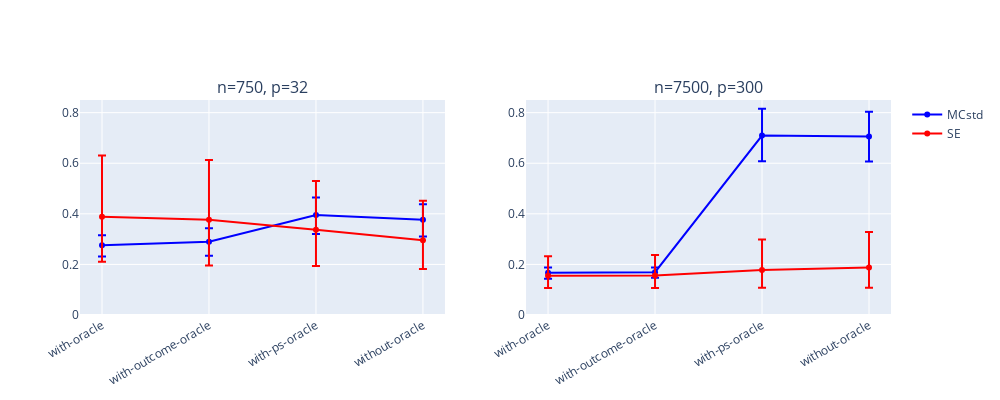

The code cell stored with this chart in its notebook:
### Code cell
from plotly.subplots import make_subplots
import plotly.graph_objects as go

fig = make_subplots(
    rows=1, cols=2,
    subplot_titles=('n=750, p=32', 'n=7500, p=300'
                   ),
    shared_xaxes=True,
    vertical_spacing=0.06
)



temp1 = all_ests_CI3.copy()#[(all_ests_CI3['n']==7500)]
temp1['MR'] = temp1['MR'].str.replace('mr_|_dNN_jNN', '', case=False, regex=True)
temp1['MR'] = temp1['MR'].str.replace('_', '-', case=False, regex=True)


fig.add_trace(
    go.Scatter(
                x=temp1[(temp1['n']==750)&(temp1['measure']=='MCstd')]['MR'],
                y=temp1[(temp1['n']==750)&(temp1['measure']=='MCstd')]["mr"],
                line_color='blue', showlegend=False,
            error_y=dict(type='data', visible=True, 
                         symmetric=False,
                         array=temp1[(temp1['n']==750)&(temp1['measure']=='MCstd')]['mr_upper_marginal'],
                         arrayminus=temp1[(temp1['n']==750)&(temp1['measure']=='MCstd')]['mr_lower_marginal']
                    )
            ),
    row=1, col=1)

fig.add_trace(
    go.Scatter(
                x=temp1[(temp1['n']==750)&(temp1['measure']=='se')]['MR'],
                y=temp1[(temp1['n']==750)&(temp1['measure']=='se')]["mr"],
                line_color='red', showlegend=False, 
            error_y=dict(type='data', visible=True, 
                         symmetric=False,
                         array=temp1[(temp1['n']==750)&(temp1['measure']=='se')]['mr_upper_marginal'],
                         arrayminus=temp1[(temp1['n']==750)&(temp1['measure']=='se')]['mr_lower_marginal']
                    )
            ),
    row=1, col=1)


fig.add_trace(
    go.Scatter(
                x=temp1[(temp1['n']==7500)&(temp1['measure']=='MCstd')]['MR'],
                y=temp1[(temp1['n']==7500)&(temp1['measure']=='MCstd')]["mr"],
                line_color='blue', showlegend=True, name='MCstd',
                error_y=dict(type='data', visible=True, 
                         symmetric=False,
                         array=temp1[(temp1['n']==7500)&(temp1['measure']=='MCstd')]['mr_upper_marginal'],
                         arrayminus=temp1[(temp1['n']==7500)&(temp1['measure']=='MCstd')]['mr_lower_marginal']
                    )
            ),
    row=1, col=2)

fig.add_trace(
    go.Scatter(
                x=temp1[(temp1['n']==7500)&(temp1['measure']=='se')]['MR'],
                y=temp1[(temp1['n']==7500)&(temp1['measure']=='se')]["mr"],
                line_color='red', showlegend=True, name='SE',
            error_y=dict(type='data', visible=True, 
                         symmetric=False,
                         array=temp1[(temp1['n']==7500)&(temp1['measure']=='se')]['mr_upper_marginal'],
                         arrayminus=temp1[(temp1['n']==7500)&(temp1['measure']=='se')]['mr_lower_marginal']
                    )
            ),
    row=1, col=2)


fig.update_layout(height=400, width=1000,
                  title_text="",
                 )

fig.update_yaxes(tickvals=[c for c in np.arange(0., 1, .2)],range=[0, .85])
fig.update_xaxes(
#     tickvals=['With PS & outcome oracle', 'With outcome oracle', 'With PS oracle', 'Without oracle',],
                  tickangle = 330,
                )

fig.write_image("/home/[user]/Pictures/sims/variance-jan2023-jnn-dnn-r0.25.pdf")

fig.show()

### Figure 1 — Plotly figure (JSON) as saved in the notebook; plotly's stock layout.template omitted (floating-point values rounded to 4 significant figures)
{"data": [{"error_y": {"array": [0.04007, 0.05321, 0.06885, 0.06097], "arrayminus": [0.04428, 0.05486, 0.0751, 0.06692], "symmetric": false, "type": "data", "visible": true}, "line": {"color": "blue"}, "showlegend": false, "type": "scatter", "x": ["with-oracle", "with-outcome-oracle", "with-ps-oracle", "without-oracle"], "xaxis": "x", "y": [0.2756, 0.2893, 0.3957, 0.377], "yaxis": "y"}, {"error_y": {"array": [0.2425, 0.2365, 0.1936, 0.156], "arrayminus": [0.1782, 0.1806, 0.1426, 0.1137], "symmetric": false, "type": "data", "visible": true}, "line": {"color": "red"}, "showlegend": false, "type": "scatter", "x": ["with-oracle", "with-outcome-oracle", "with-ps-oracle", "without-oracle"], "xaxis": "x", "y": [0.3883, 0.3766, 0.3365, 0.2957], "yaxis": "y"}, {"error_y": {"array": [0.02127, 0.01878, 0.1056, 0.09834], "arrayminus": [0.02362, 0.02185, 0.1018, 0.09874], "symmetric": false, "type": "data", "visible": true}, "line": {"color": "blue"}, "name": "MCstd", "showlegend": true, "type": "scatter", "x": ["with-oracle", "with-outcome-oracle", "with-ps-oracle", "without-oracle"], "xaxis": "x2", "y": [0.167, 0.1693, 0.7096, 0.7055], "yaxis": "y2"}, {"error_y": {"array": [0.07738, 0.08073, 0.1201, 0.1405], "arrayminus": [0.04865, 0.05012, 0.07083, 0.08024], "symmetric": false, "type": "data", "visible": true}, "line": {"color": "red"}, "name": "SE", "showlegend": true, "type": "scatter", "x": ["with-oracle", "with-outcome-oracle", "with-ps-oracle", "without-oracle"], "xaxis": "x2", "y": [0.1551, 0.1566, 0.1784, 0.1876], "yaxis": "y2"}], "layout": {"annotations": [{"font": {"size": 16}, "showarrow": false, "text": "n=750, p=32", "x": 0.225, "xanchor": "center", "xref": "paper", "y": 1, "yanchor": "bottom", "yref": "paper"}, {"font": {"size": 16}, "showarrow": false, "text": "n=7500, p=300", "x": 0.775, "xanchor": "center", "xref": "paper", "y": 1, "yanchor": "bottom", "yref": "paper"}], "height": 400, "title": {"text": ""}, "width": 1000, "xaxis": {"anchor": "y", "domain": [0, 0.45], "tickangle": -30}, "xaxis2": {"anchor": "y2", "domain": [0.55, 1], "tickangle": -30}, "yaxis": {"anchor": "x", "domain": [0, 1], "range": [0, 0.85], "tickvals": [0, 0.2, 0.4, 0.6, 0.8]}, "yaxis2": {"anchor": "x2", "domain": [0, 1], "range": [0, 0.85], "tickvals": [0, 0.2, 0.4, 0.6, 0.8]}}}
